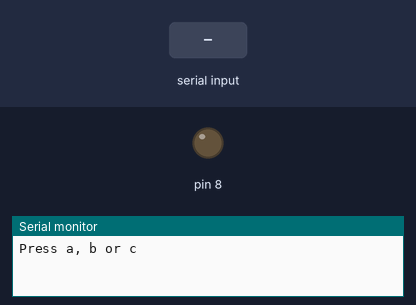
Bench run of a sketch on a simulated Arduino Uno, built with avr-gcc and run on an emulated ATmega328P. Parts: output pins drawn as LEDs (lit = HIGH), the last lines printed to the serial monitor. Dashed ring = blinking. The inputs (shaded band) are chosen by the test bench.

Above: at 1.2 s.
1.3 s: "b" received over Serial
At 1.7 s:
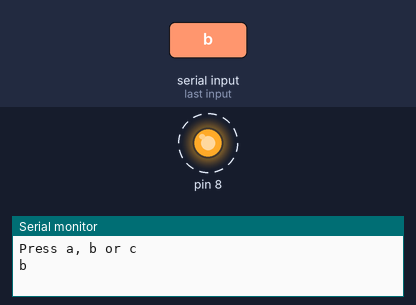
4.3 s: "a" received over Serial
At 4.7 s:
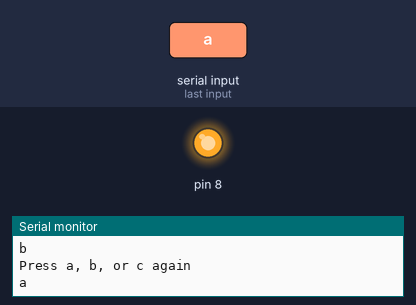
5.8 s: "c" received over Serial
At 9.4 s:
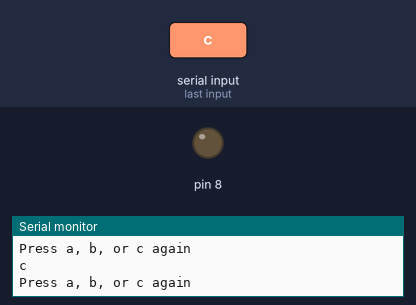
Timing chart, 0 to 10.9 s (numbered marks = the images above; inputs shaded):
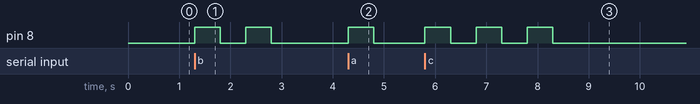

The sketch:

lab2excercise1.ino
```cpp
int blinkArray[4] = {1,2,3,5};

void setup() {
  // Open serial communications and wait for port to open:
  Serial.begin(9600);
  // initialize digital pin 8 as an output.
  pinMode(8, OUTPUT);

  while (!Serial) {
    ;  // wait for serial port to connect. Needed for native USB port only

  }
  Serial.println("Press a, b or c");
}

void loop() {
  if (Serial.available() > 0) {   // if statment to retrieve user input
    char thisChar = Serial.read();

    Serial.println(thisChar);
    switch (thisChar){ // switch statment returning number of blinks to blink loop
      case 'a':
        blink(blinkArray[0]);
        break;
      case 'b':
        blink(blinkArray[1]);
        break;
      case 'c':
        blink(blinkArray[2]);
        break;
      default:
        Serial.println("ERROR: neither a, b, or c were pressed");
        blink(blinkArray[3]);
        break;
    }
  }
}

void blink(int times) { //blink loop which causes ARDUINO to blink a specified amount of timers
    for (int i = 0; i < times; i++) {
      pinMode(8, OUTPUT);
      digitalWrite(8, HIGH);  // turn the LED on (HIGH is the voltage level)
      delay(500);                      // wait for a half second
      digitalWrite(8, LOW);   // turn the LED off by making the voltage LOW
      delay(500);                      // wait for a half second

    }
    Serial.println("Press a, b, or c again");
}
```

Measured:
- after the input at 1.3 s, pin 8: alternates HIGH for 0.50 s and LOW for 0.50 s, 4 changes in all, then stays LOW, starting at once
- after the input at 4.3 s, pin 8: LOW → HIGH at once, → LOW 0.50 s later
- after the input at 5.8 s, pin 8: alternates HIGH for 0.50 s and LOW for 0.50 s, 6 changes in all, then stays LOW, starting at once
